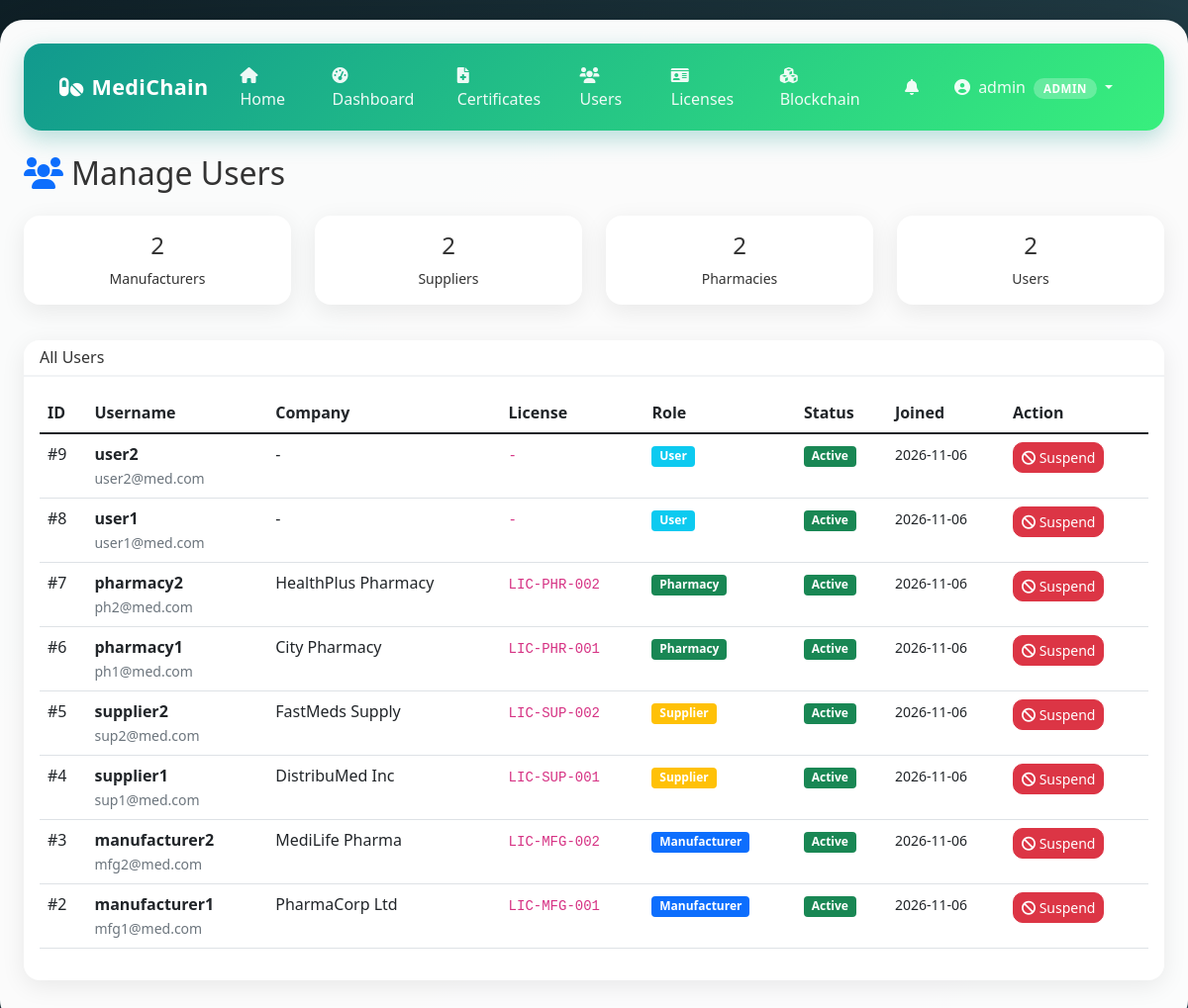
The page /admin/manage-users (signed in) on the database its author committed.
### app.py (models this page shows, shortened)
class User(UserMixin, db.Model):
    id = db.Column(db.Integer, primary_key=True)
    username = db.Column(db.String(80), unique=True, nullable=False)
    email = db.Column(db.String(120), unique=True, nullable=False)
    password_hash = db.Column(db.String(200), nullable=False)
    role = db.Column(db.String(20), nullable=False)
    license_number = db.Column(db.String(100), unique=True)
    company_name = db.Column(db.String(150))
    phone = db.Column(db.String(20))
    address = db.Column(db.Text)
    is_approved = db.Column(db.Boolean, default=True)
    is_active = db.Column(db.Boolean, default=True)
    created_at = db.Column(db.DateTime, default=datetime.utcnow)
    wallet_balance = db.Column(db.Float, default=100000.0)

### app.py (the view)
@app.route('/admin/manage-users')
@login_required
@admin_required
def manage_users():
    users = User.query.filter(User.role != 'admin').order_by(User.created_at.desc()).all()
    return render_template('admin/manage_users.html', users=users)

### app.py (called while the page is built)
@login_manager.user_loader
def load_user(user_id):
    return User.query.get(int(user_id))

def admin_required(f):
    @wraps(f)
    def decorated_function(*args, **kwargs):
        if not current_user.is_authenticated or current_user.role != 'admin':
            flash('Admin access required.', 'danger')
            return redirect(url_for('dashboard'))
        return f(*args, **kwargs)
    return decorated_function

@app.context_processor
def utility_processor():
    return dict(
        User=User, MedicineProduct=MedicineProduct, MedicineCertificate=MedicineCertificate,
        PharmacyRequest=PharmacyRequest, UserOrder=UserOrder,
        MedicineReview=MedicineReview, Notification=Notification,
        PaymentReceipt=PaymentReceipt, LANGUAGES=LANGUAGES
    )

### templates/admin/manage_users.html (shortened to what this page needs)
{% extends "base.html" %}
{% block content %}
<h2 class="mb-4"><i class="fas fa-users me-2 text-primary"></i>Manage Users</h2>
<div class="row mb-3">
    <div class="col-md-3">
        <div class="card p-3 text-center">
            <h4>{{ users|selectattr('role', 'equalto', 'manufacturer')|list|length }}</h4>
            <small>Manufacturers</small>
        </div>
    </div>
    <div class="col-md-3">
        <div class="card p-3 text-center">
            <h4>{{ users|selectattr('role', 'equalto', 'supplier')|list|length }}</h4>
            <small>Suppliers</small>
        </div>
    </div>
    <div class="col-md-3">
        <div class="card p-3 text-center">
            <h4>{{ users|selectattr('role', 'equalto', 'pharmacy')|list|length }}</h4>
            <small>Pharmacies</small>
        </div>
    </div>
    <div class="col-md-3">
        <div class="card p-3 text-center">
            <h4>{{ users|selectattr('role', 'equalto', 'user')|list|length }}</h4>
            <small>Users</small>
        </div>
    </div>
</div>
<div class="card">
    <div class="card-header"><h6 class="mb-0">All Users</h6></div>
    <div class="card-body">
        <div class="table-responsive">
            <table class="table table-hover">
                <thead>
                    <tr>
                        <th>ID</th>
                        <th>Username</th>
                        <th>Company</th>
                        <th>License</th>
                        <th>Role</th>
                        <th>Status</th>
                        <th>Joined</th>
                        <th>Action</th>
                    </tr>
                </thead>
                <tbody>
                    {% for u in users %}
                    <tr>
                        <td>#{{ u.id }}</td>
                        <td>
                            <strong>{{ u.username }}</strong>
                            <br><small class="text-muted">{{ u.email }}</small>
                        </td>
                        <td>{{ u.company_name or '-' }}</td>
                        <td><code>{{ u.license_number or '-' }}</code></td>
                        <td>
                            <span class="badge bg-{% if u.role == 'manufacturer' %}primary{% elif u.role == 'supplier' %}warning{% elif u.role == 'pharmacy' %}success{% else %}info{% endif %}">
                                {{ u.role|title }}
                            </span>
                        </td>
                        <td>
                            <span class="badge bg-{% if u.is_approved %}success{% else %}danger{% endif %}">
                                {% if u.is_approved %}Active{% else %}Suspended{% endif %}
                            </span>
                        </td>
                        <td><small>{{ u.created_at.strftime('%Y-%m-%d') }}</small></td>
                        <td>
                            <a href="{{ url_for('toggle_user', user_id=u.id) }}" class="btn btn-sm btn-{% if u.is_approved %}danger{% else %}success{% endif %}" onclick="return confirm('Are you sure?')">
                                {% if u.is_approved %}<i class="fas fa-ban"></i> Suspend{% else %}<i class="fas fa-check"></i> Activate{% endif %}
                            </a>
                        </td>
                    </tr>
                    {% else %}
                    <tr><td colspan="8" class="text-center text-muted py-4">No users found.</td></tr>
                    {% endfor %}
                </tbody>
            </table>
        </div>
    </div>
</div>
{% endblock %}

### templates/base.html (shortened to what this page needs)
<!DOCTYPE html>
<html lang="en">
<head>
    <link href="https://cdn.jsdelivr.net/npm/bootstrap@5.1.3/dist/css/bootstrap.min.css" rel="stylesheet">
    <link rel="stylesheet" href="https://cdnjs.cloudflare.com/ajax/libs/font-awesome/6.0.0/css/all.min.css">
</head>
<body>
    <div class="container-fluid main-container">
        <nav class="navbar navbar-expand-lg navbar-custom">
            <div class="container-fluid">
                <a class="navbar-brand" href="{{ url_for('index') }}">
                    <i class="fas fa-pills me-2"></i>MediChain
                </a>
                <div class="collapse navbar-collapse" id="navbarNav">
                    <ul class="navbar-nav me-auto">
                        <li class="nav-item">
                            <a class="nav-link" href="{{ url_for('index') }}">
                                <i class="fas fa-home me-1"></i>Home
                            </a>
                        </li>
                        {% if current_user.is_authenticated %}
                            <li class="nav-item">
                                <a class="nav-link" href="{{ url_for('dashboard') }}">
                                    <i class="fas fa-tachometer-alt me-1"></i>Dashboard
                                </a>
                            </li>
                            {% if current_user.role == 'admin' %}
                                <li class="nav-item"><a class="nav-link" href="{{ url_for('manage_certificates') }}"><i class="fas fa-file-medical me-1"></i>Certificates</a></li>
                                <li class="nav-item"><a class="nav-link" href="{{ url_for('manage_users') }}"><i class="fas fa-users me-1"></i>Users</a></li>
                                <li class="nav-item"><a class="nav-link" href="{{ url_for('admin_licenses') }}"><i class="fas fa-id-card me-1"></i>Licenses</a></li>
                            {% endif %}
                            <li class="nav-item">
                                <a class="nav-link" href="{{ url_for('blockchain_explorer') }}">
                                    <i class="fas fa-cubes me-1"></i>Blockchain
                                </a>
                            </li>
                        {% endif %}
                    </ul>
                    <ul class="navbar-nav">
                        {% if current_user.is_authenticated %}
                            <li class="nav-item position-relative">
                                <a class="nav-link" href="{{ url_for('view_notifications') }}">
                                    <i class="fas fa-bell me-1"></i>
                                </a>
                            </li>
                            <li class="nav-item dropdown">
                                <a class="nav-link dropdown-toggle" href="#" id="userDropdown" role="button" data-bs-toggle="dropdown">
                                    <i class="fas fa-user-circle me-1"></i>
                                    {{ current_user.username }}
                                    <span class="role-badge ms-1">{{ current_user.role }}</span>
                                </a>
                            </li>
                        {% else %}
                            <li class="nav-item"><a class="nav-link" href="{{ url_for('login') }}"><i class="fas fa-sign-in-alt me-1"></i>Login</a></li>
                            <li class="nav-item"><a class="nav-link" href="{{ url_for('register') }}"><i class="fas fa-user-plus me-1"></i>Register</a></li>
                        {% endif %}
                    </ul>
                </div>
            </div>
        </nav>
        {% block content %}{% endblock %}
    </div>
</body>
</html>

### templates/base.html (style rules this page uses)
:root { --primary: #11998e; --primary-dark: #0d7a70; --accent: #38ef7d; --dark: #1a1f36; --light: #f8fafc; }
* { box-sizing: border-box; }
body { background: linear-gradient(135deg, #0f2027 0%, #203a43 50%, #2c5364 100%); min-height: 100vh; font-family: 'Segoe UI', Tahoma, Geneva, Verdana, sans-serif; color: #333; }
.main-container { background: rgba(255, 255, 255, 0.98); border-radius: 24px; padding: 24px; margin: 20px auto; box-shadow: 0 25px 70px rgba(0,0,0,0.4); max-width: 1400px; }
.navbar-custom { background: linear-gradient(135deg, var(--primary) 0%, var(--accent) 100%); border-radius: 18px; padding: 12px 24px; margin-bottom: 24px; box-shadow: 0 8px 25px rgba(17,153,142,0.3); }
.navbar-brand { color: white !important; font-weight: 700; font-size: 1.35rem; letter-spacing: 0.3px; }
.navbar-custom .nav-link { color: rgba(255,255,255,0.92) !important; font-weight: 500; padding: 8px 16px !important; border-radius: 10px; transition: all 0.25s; }
.card { border-radius: 16px; border: none; box-shadow: 0 6px 24px rgba(0,0,0,0.08); transition: all 0.3s; margin-bottom: 20px; }
.card-header { border-radius: 16px 16px 0 0 !important; background: white; border-bottom: 2px solid #f1f3f5; font-weight: 600; }
.btn { border-radius: 10px; font-weight: 500; }
.role-badge { background: rgba(255,255,255,0.25); color: white; padding: 3px 10px; border-radius: 12px; font-size: 0.72rem; font-weight: 600; text-transform: uppercase; letter-spacing: 0.5px; }

### rows shown on the page
User: username "admin", role "ADMIN"
User: id "9", username "user2", email "user2@med.com", company_name "-", license_number "-", role "User", is_approved "Active", created_at "2026-11-06"
User: id "8", username "user1", email "user1@med.com", company_name "-", license_number "-", role "User", is_approved "Active", created_at "2026-11-06"
User: id "7", username "pharmacy2", email "ph2@med.com", company_name "HealthPlus Pharmacy", license_number "LIC-PHR-002", role "Pharmacy", is_approved "Active", created_at "2026-11-06"
User: id "6", username "pharmacy1", email "ph1@med.com", company_name "City Pharmacy", license_number "LIC-PHR-001", role "Pharmacy", is_approved "Active", created_at "2026-11-06"
User: id "5", username "supplier2", email "sup2@med.com", company_name "FastMeds Supply", license_number "LIC-SUP-002", role "Supplier", is_approved "Active", created_at "2026-11-06"
User: id "4", username "supplier1", email "sup1@med.com", company_name "DistribuMed Inc", license_number "LIC-SUP-001", role "Supplier", is_approved "Active", created_at "2026-11-06"
User: id "3", username "manufacturer2", email "mfg2@med.com", company_name "MediLife Pharma", license_number "LIC-MFG-002", role "Manufacturer", is_approved "Active", created_at "2026-11-06"
User: id "2", username "manufacturer1", email "mfg1@med.com", company_name "PharmaCorp Ltd", license_number "LIC-MFG-001", role "Manufacturer", is_approved "Active", created_at "2026-11-06"

### other values the page prints
{{ users|selectattr('role', 'equalto', 'manufacturer')|list|length }} "2"
{{ users|selectattr('role', 'equalto', 'supplier')|list|length }} "2"
{{ users|selectattr('role', 'equalto', 'pharmacy')|list|length }} "2"
{{ users|selectattr('role', 'equalto', 'user')|list|length }} "2"
